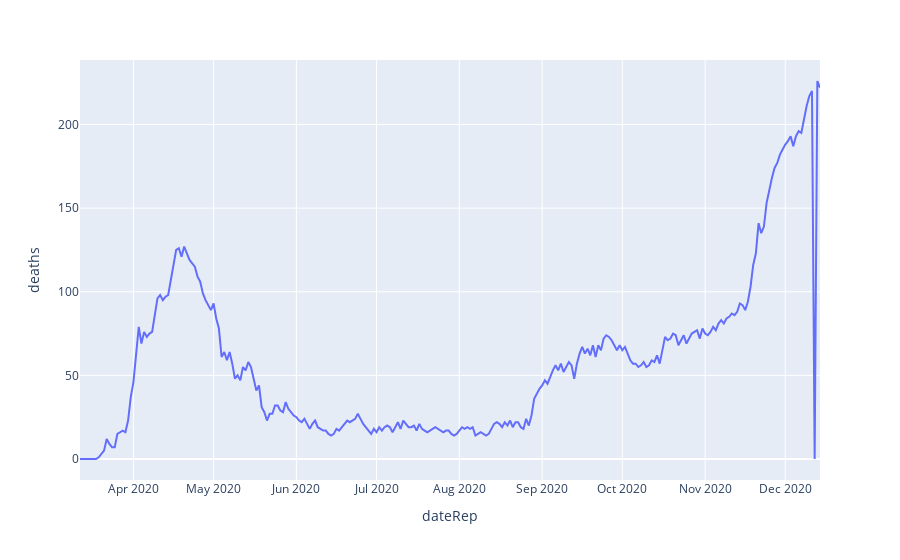

The cell this chart's notebook holds for it:
### Code cell
fig3.show()

### Figure 1 — Plotly figure (JSON) as saved in the notebook; plotly's stock layout.template omitted (floating-point values rounded to 4 significant figures; data arrays with more than 128 entries replaced by an {"elided": "..."} marker saying what was removed)
{"data": [{"hovertemplate": "dateRep=%{x}<br>deaths=%{y}<extra></extra>", "legendgroup": "", "line": {"color": "#636efa", "dash": "solid"}, "marker": {"symbol": "circle"}, "mode": "lines", "name": "", "orientation": "v", "showlegend": false, "type": "scatter", "x": {"elided": "276 str values"}, "xaxis": "x", "y": {"elided": "276 int values"}, "yaxis": "y"}], "layout": {"legend": {"tracegroupgap": 0}, "margin": {"t": 60}, "xaxis": {"anchor": "y", "domain": [0, 1], "title": {"text": "dateRep"}}, "yaxis": {"anchor": "x", "domain": [0, 1], "title": {"text": "deaths"}}}}
